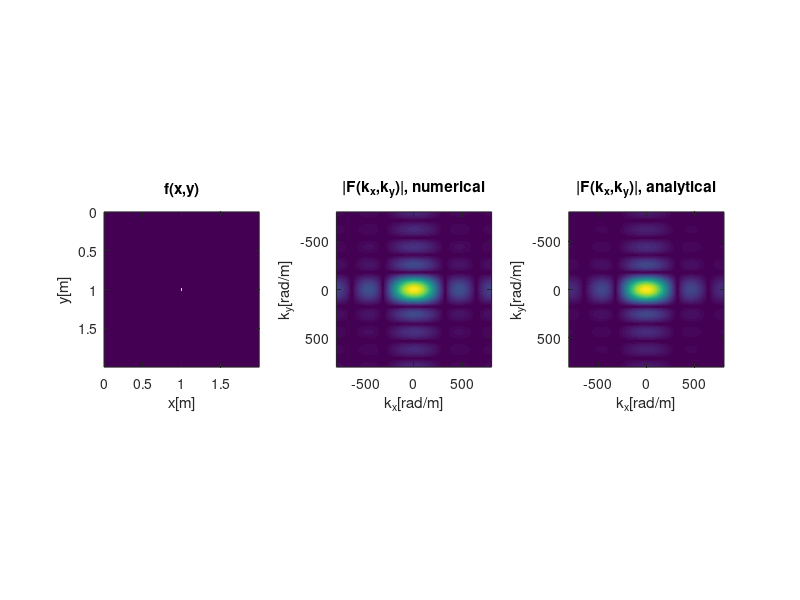

Recreate this plot in MATLAB.
% Exercise 8.15
clear;
 
% Set the physical size (x and y) of the calculation domain [m].
D=2;
 
% Set the number of points in either direction
N=513;
 
% Determine spatial sampling 'period' (cell size) in either direction [m].
dx=D/N;
dy=D/N;
 
% Position (center) and size of the rectangle (in index 'units').
% The width and height are 2*Lxh+1 and 2*Lyh+1, respectively.
% N/2 can be 256.5 => round to integer.
Cx=ceil(N/2);
Cy=ceil(N/2);
Lxh=2;
Lyh=4;
 
% Define the width and height of the rectangle [m].
a = (1+Lxh*2)*dx;
b = (1+Lyh*2)*dy;
 
% Create arrays that contain the x and y coordinates of the cells.
% (x and y axes).
x=(0:N-1)*dx;
y=(0:N-1)*dy;
 
% Create and plot the rectangle f (left figure).
% Fix from the given code: index 1 = row => y ; index 2 = column => x.
f=zeros(N,N);
f(Cy-Lyh:Cy+Lyh,Cx-Lxh:Cx+Lxh)=1;
 
colormap('default');
 
subplot(1,3,1), imagesc(x,y,abs(f));
axis image;
title('f(x,y)');
xlabel('x[m]');
ylabel('y[m]');
 
 
% Spatial wave number resolutions [rad/m]:
dkx=2*pi/D;
dky=2*pi/D;
% Determine the wave number values after fftshift. use eq. 7.22 in lecture notes.
kx_s=(-floor(N/2):N-1-floor(N/2))*dkx;
ky_s=(-floor(N/2):N-1-floor(N/2))*dky;
 
% Note: multiply with the spatial periods (lengths) to obtain
% (an approximation of) the spectrum of the actual
% 'unsampled' function.
F=dx*dy*fft2(f);
Fsh=fftshift(F);
 
subplot(1,3,2), imagesc(kx_s,ky_s,abs(Fsh));
axis image;
title('|F(k_x,k_y)|, numerical');
xlabel('k_x[rad/m]');
ylabel('k_y[rad/m]');
 
% Analytical result (similar to exercise 8.4 in lecture notes):
% F(kx,ky) = a*sinc(kx*a/2) * b*sinc(ky*b/2)
% MATLAB's sinc(u) = sin(pi*u)/(pi*u) => add /pi
A = (b*sinc(ky_s.'*b/(2*pi))) * (a*sinc(kx_s*a/(2*pi)));
 
subplot(1,3,3), imagesc(kx_s,ky_s,abs(A));
axis image;
title('|F(k_x,k_y)|, analytical');
xlabel('k_x[rad/m]');
ylabel('k_y[rad/m]');
